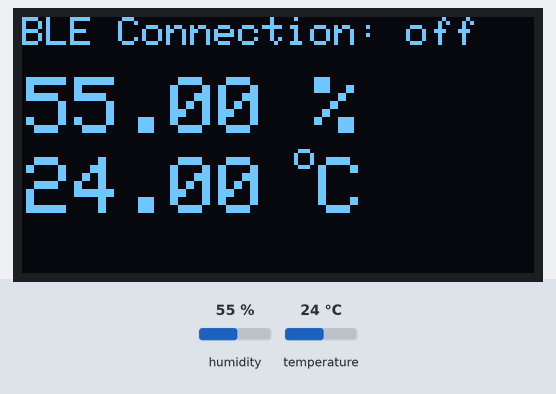
The sketch below on a simulated ESP32-C3. Shown: 128×64 one-colour display. The inputs (shaded band) are chosen by the test bench; at power-on: humidity 55 %, temperature 24 °C. The display library's start-up logo is not drawn; nothing arrives over Bluetooth unless stated; a phone connects over Bluetooth LE 3 s after start; what the sketch prints to the serial monitor is not drawn.

Above: at 2.2 s.
2.3 s: humidity set to 22 %
At 5.4 s:
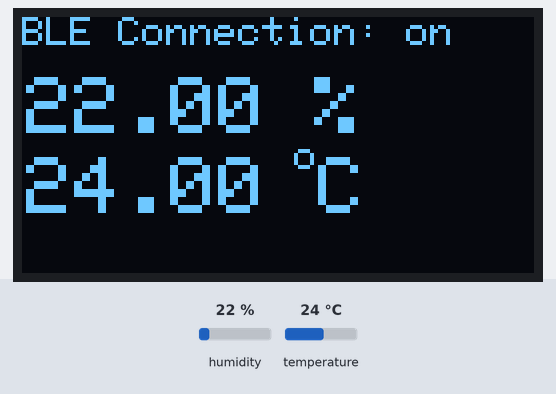
5.7 s: temperature set to 12 °C
At 7.4 s:
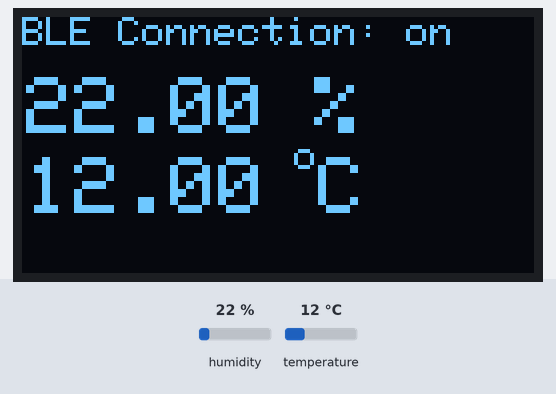
7.7 s: humidity set to 40 %
At 9.2 s:
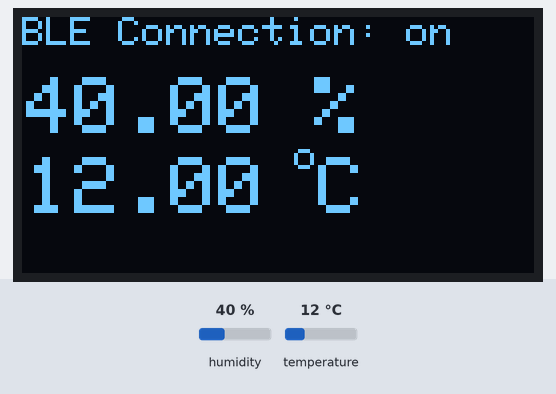
9.8 s: temperature set to 19 °C
At 11.0 s:
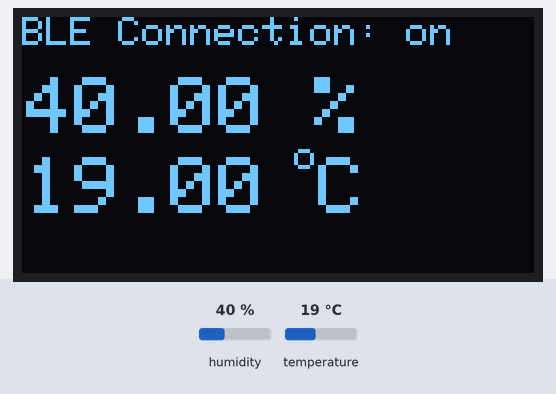
Timing chart, 0 to 12.8 s (numbered marks = the images above; inputs shaded):
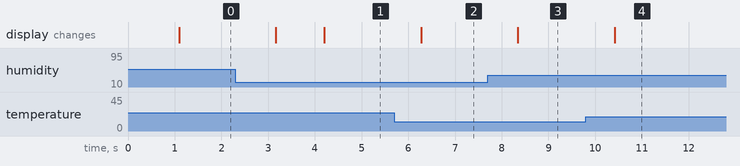

Measured:
- after the input at 2.3 s, the display: first changes after 0.86 s (image 1 shows a later state)
- after the input at 5.7 s, the display: changes after 0.57 s (image 2)
- after the input at 7.7 s, the display: changes after 0.65 s (image 3)
- after the input at 9.8 s, the display: changes after 0.62 s (image 4)

The sketch:

ESP32_DHT_OLED_BLE_v2.ino
```cpp
// Uncomment your board, or configure a custom board in Settings.h
#define USE_ESP32_DEV_MODULE
//#define USE_ESP32C3_DEV_MODULE
//#define USE_ESP32S2_DEV_KIT
//#define USE_WROVER_BOARD
//#define USE_TTGO_T7
//#define USE_TTGO_T_OI


#include <SPI.h>
#include <Wire.h>
#include <Adafruit_GFX.h>
#include <Adafruit_SSD1306.h>

#include <BLEDevice.h>
#include <BLEServer.h>
#include <BLEUtils.h>
#include <BLE2902.h>


// Define the service and characteristic UUIDs
#define SERVICE_UUID        "181A" // Environmental Sensing Service
#define TEMP_CHAR_UUID      "2A6E" // Temperature Characteristic
#define HUMID_CHAR_UUID     "2A6F" // Humidity Characteristic

// Define the Generic Access Service and Device Name UUIDs
#define GENERIC_ACCESS_UUID "1800" // Generic Access Service
#define DEVICE_NAME_UUID    "2A00" // Device Name Characteristic

#define DESCRIPTOR_UUID 0x2903 //

  // Temperature Characteristic and Descriptor
  //BLECharacteristic dhtTemperatureCelsiusCharacteristics("cba1d466-344c-4be3-ab3f-189f80dd7518", BLECharacteristic::PROPERTY_NOTIFY);
  BLECharacteristic dhtTemperatureCelsiusCharacteristics(TEMP_CHAR_UUID, BLECharacteristic::PROPERTY_NOTIFY);
  BLEDescriptor dhtTemperatureCelsiusDescriptor(BLEUUID((uint16_t)DESCRIPTOR_UUID));

  // Humidity Characteristic and Descriptor
  BLECharacteristic dhtHumidityCharacteristics(HUMID_CHAR_UUID, BLECharacteristic::PROPERTY_NOTIFY);
  BLEDescriptor dhtHumidityDescriptor(BLEUUID((uint16_t)DESCRIPTOR_UUID));

// Create a BLE characteristic for device name
BLECharacteristic *pDeviceNameCharacteristic = NULL;

bool deviceConnected = false; //BLE Connection status

#define SCREEN_WIDTH 128 // OLED display width, in pixels
#define SCREEN_HEIGHT 64 // OLED display height, in pixels

#define OLED_RESET     -1 // Reset pin # (or -1 if sharing Arduino reset pin)
#define SCREEN_ADDRESS 0x3C ///< get adddress using I2C scanner
Adafruit_SSD1306 display(SCREEN_WIDTH, SCREEN_HEIGHT, &Wire, OLED_RESET);

#include <DHTesp.h>
#define DHTPIN 25     // Sensoriaus jungtis
DHTesp dht;
  float h =  -1; // kintamasis dregnumui
  float t =  -1; // kintamasis tempraturai

void updateOled() {

  display.clearDisplay();
  display.setTextSize(1);
  display.setTextColor(WHITE);

  display.setCursor (0,0) ;
  display.print ("BLE Connection: ") ;
  if ( deviceConnected ) {
      display.print ("on") ;
  }
  else  {
      display.print ("off");
  }

  display.setTextSize(2);             // Draw 2X-scale text

  display.setCursor (1,15) ;
  display.print (h) ;
  display.print (" %") ;

  display.setCursor (1,35) ;
  display.print (t) ;
  // print degree symbols ( ° )
  display.drawCircle(70, 35, 2, WHITE);
  display.setCursor(74,35);
  display.print("C");

  display.display();
}


void getTemp() {
  // This function describes what will happen with each timer tick
  // e.g. writing sensor value to datastream V5
  h = dht.getHumidity();
  t = dht.getTemperature();

	if (dht.getStatus() != 0) {
		Serial.println("DHT11 error status: " + String(dht.getStatusString()));
		return ;
	}

  updateOled() ;
}


//Setup callbacks onConnect and onDisconnect
class MyServerCallbacks: public BLEServerCallbacks {
  void onConnect(BLEServer* pServer) {
    deviceConnected = true;
  };
  void onDisconnect(BLEServer* pServer) {
    deviceConnected = false;
  }
};

void setup()
{
  Serial.begin(115200);

  // SSD1306_SWITCHCAPVCC = generate display voltage from 3.3V internally
  if(!display.begin(SSD1306_SWITCHCAPVCC, SCREEN_ADDRESS)) {
    Serial.println(F("SSD1306 allocation failed"));
    for(;;); // Don't proceed, loop forever
  }

  // Show initial display buffer contents on the screen --
  // the library initializes this with an Adafruit splash screen.
  display.display();
  delay(1000); // Pause for 1 seconds

  dht.setup(DHTPIN, DHTesp::DHT11);

  // Create the BLE Device
  BLEDevice::init("ESP32 DHT Sensor");

  // Create the BLE Server
  BLEServer *pServer = BLEDevice::createServer();
  pServer->setCallbacks(new MyServerCallbacks());

  // Create the BLE Service
  BLEService *dhtService = pServer->createService(SERVICE_UUID);

  // Create BLE Characteristics and Create a BLE Descriptor
  // Temperature
  dhtService->addCharacteristic(&dhtTemperatureCelsiusCharacteristics);
  dhtTemperatureCelsiusDescriptor.setValue("BDHTME temperature Celsius");
  dhtTemperatureCelsiusCharacteristics.addDescriptor(&dhtTemperatureCelsiusDescriptor);

  // Humidity
  dhtService->addCharacteristic(&dhtHumidityCharacteristics);
  dhtHumidityDescriptor.setValue("DHT humidity");
  dhtHumidityCharacteristics.addDescriptor(&dhtHumidityDescriptor);

  // Start the service
  dhtService->start();

  // Start advertising
  BLEAdvertising *pAdvertising = BLEDevice::getAdvertising();
  pAdvertising->addServiceUUID(SERVICE_UUID);
  pServer->getAdvertising()->start();
  Serial.println("Waiting a client connection to notify...");

}

void loop() {
  getTemp() ;

  Serial.print ("temp: ") ;Serial.println (t) ;
  Serial.print ("hum: ") ;Serial.println (h) ;
  Serial.println ("-----------------------------") ;

  // Update the characteristics with the new values
  //pTempCharacteristic->setValue("temperatura");
  //pHumidCharacteristic->setValue("dregnumas");

  static char temperatureCTemp[6];
  dtostrf(t, 6, 2, temperatureCTemp);
  dhtTemperatureCelsiusCharacteristics.setValue(temperatureCTemp);

  static char humidityTemp[6];
  dtostrf(h, 6, 2, humidityTemp);
  dhtHumidityCharacteristics.setValue(humidityTemp);


  // Notify the client about the new values
  dhtTemperatureCelsiusCharacteristics.notify();
  dhtHumidityCharacteristics.notify();

  // Wait for the update interval
  delay(1000);

}
```
